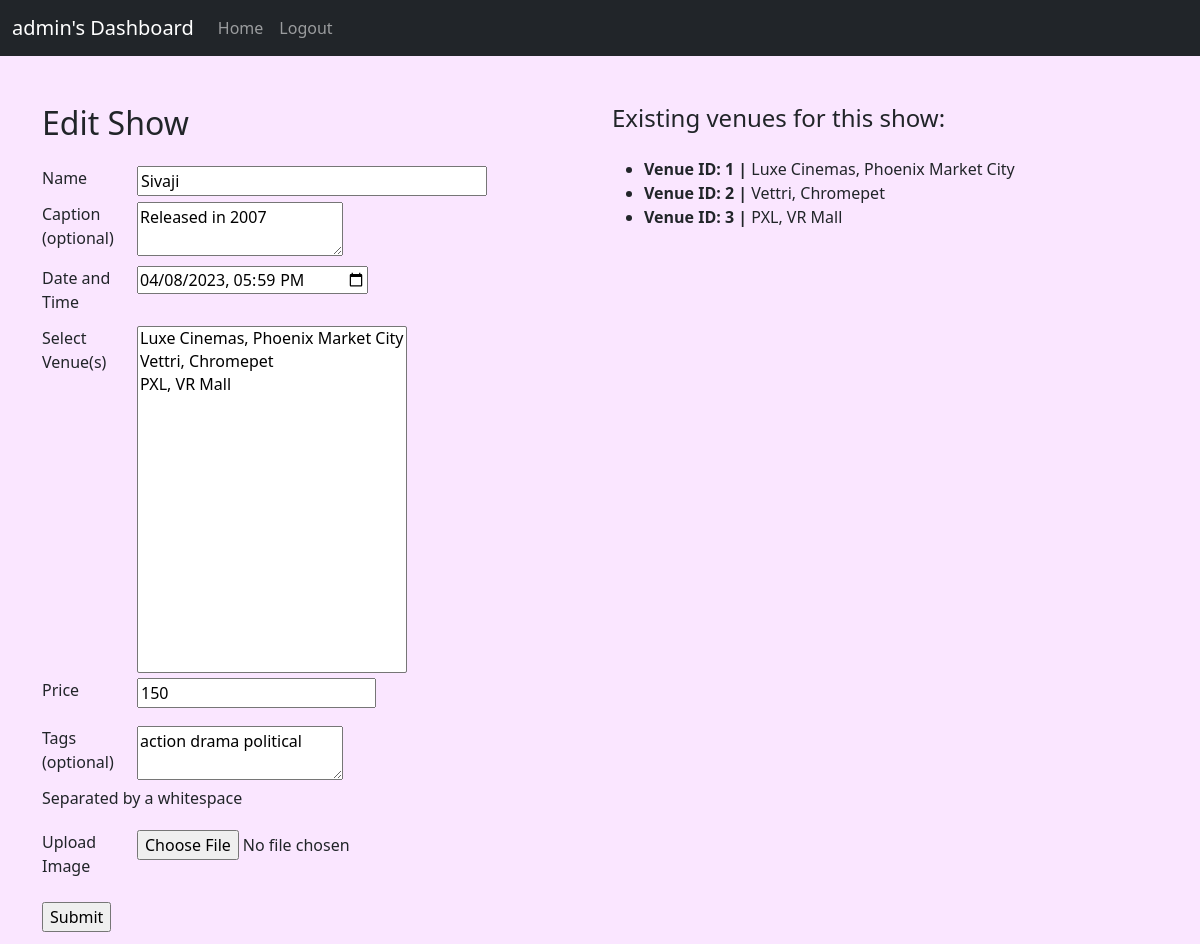
The app's page /edit_show/1 (signed in) with its own data.
### app/models.py (models this page shows, shortened)
class User(UserMixin,db.Model):
    id = db.Column(db.Integer, primary_key = True)
    username = db.Column(db.String(32), unique = True, nullable = False)
    password_hash = db.Column(db.String(128) , nullable = False)
    bookings = db.relationship('Booking', backref = 'user', lazy = 'dynamic')

class Show(db.Model):
    id = db.Column(db.Integer, primary_key = True)
    name = db.Column(db.String(32), index = True, nullable = False)
    caption = db.Column(db.String(128))
    timing = db.Column(db.DateTime, index = True, nullable = False)
    price = db.Column(db.Integer, index = True, nullable = False)
    rating = db.Column(db.Integer, nullable = True)
    rated_bookings = db.Column(db.Integer, default = 0)
    pic = db.Column(db.LargeBinary)
    tags = db.relationship('Tag', backref = 'show', lazy = 'dynamic', cascade = 'all, delete')
    bookings = db.relationship('Booking', backref = 'show', lazy = 'dynamic', cascade = 'all, delete')
    __table_args__ = (UniqueConstraint('name', 'timing', name='u_show_name_timing'),)

class Venue(db.Model):
    id = db.Column(db.Integer, primary_key = True)
    name = db.Column(db.String(32), index = True, nullable = False)
    location = db.Column(db.String(64), index = True, nullable = False)
    caption = db.Column(db.String(128))
    capacity = db.Column(db.Integer, nullable = False)
    pic = db.Column(db.LargeBinary)
    shows = db.relationship('Show', secondary = 'show_venue', backref = 'venues', lazy = 'dynamic')
    bookings = db.relationship('Booking', backref = 'venue', cascade = 'all, delete')
    __table_args__ = (UniqueConstraint('name', 'location', name='u_venue_name_loc'),)

### app/routes.py (the view)
    def wrapper_func(*args, **kwargs):
        if current_user.username != "admin":
            flash("Access denied. No admin privileges for {}".format(current_user.username))
            return redirect(url_for('index'))
        else:
            return my_route(*args, **kwargs)

### app/forms.py (shortened to what this page needs)
class ShowForm(FlaskForm):
    name = StringField('Name', validators=[DataRequired()])
    caption = TextAreaField('Caption (optional)')
    venue = SelectMultipleField('Select Venue(s)', validators=[DataRequired()])
    timing = DateTimeLocalField('Date and Time', validators=[DataRequired()], format="%Y-%m-%dT%H:%M")
    price = IntegerField('Price', validators=[DataRequired()])
    tags = TextAreaField('Tags (optional)')
    pic = FileField('Upload Image',validators=[FileAllowed(['jpg', 'jpeg', 'png'])], default=None)
    submit = SubmitField('Submit')

### app/models.py (called while the page is built)
@login.user_loader
def load_user(id):
    return User.query.get(int(id))

### app/routes.py (called while the page is built, shortened)
def check_admin_decor(my_route):
    def wrapper_func(*args, **kwargs):
        if current_user.username != "admin":
            flash("Access denied. No admin privileges for {}".format(current_user.username))
            return redirect(url_for('index'))
        else:
            return my_route(*args, **kwargs)
    wrapper_func.__name__ = my_route.__name__
    return wrapper_func

@app.route('/edit_show/<int:show_id>', methods=['GET','POST'])
@login_required
@check_admin_decor
def edit_show(show_id):
    show_to_edit = Show.query.get_or_404(show_id)
    form = ShowForm()
    existing_venues = []
    for venue in show_to_edit.venues:
        existing_venues.append(venue)
    venue_choices = []
    for venue in Venue.query.all():
        venue_choices.append((venue.id, '{}, {}'.format(venue.name, venue.location) ))
    form.venue.choices = venue_choices
    form.process(obj = show_to_edit)
    existing_tags = ""
    for tag_obj in show_to_edit.tags:
        existing_tags += tag_obj.tag + " "
    form.tags.data = existing_tags
    return render_template('create_show.html', title = 'Edit Show', form = form, existing_venues=existing_venues)

### app/templates/create_show.html (shortened to what this page needs)
{% extends "base.html" %}
{% block content %}
<div class="container">
    <div class="row">
        <div class="col">
            <h2 class="mb-4">{{title}}</h2>
            <form action="" method="POST" enctype="multipart/form-data" novalidate onsubmit="return showConfirmation()">
                <div class="row mb-1">
                    <div class="col-2">
                        <label for="name" class="form-label">{{form.name.label}}</label>
                    </div>
                    <div class="col" id="name">{{form.name(size=32)}}
                    </div>
                </div>
                <div class="row mb-1">
                    <div class="col-2">
                        <label for="caption" class="form-label">{{form.caption.label}}</label>
                    </div>
                    <div class="col" id="caption">{{form.caption() }}
                    </div>
                </div>
                <div class="row mb-1">
                    <div class="col-2">
                        <label for="timing" class="form-label">{{form.timing.label}}</label>
                    </div>
                    <div class="col" id="timing">{{form.timing() }}
                    </div>
                </div>
                <div class="row mb-1">
                    <div class="col-2">
                        <label for="location" class="form-label">{{form.venue.label}}</label>
                    </div>
                    <div class="col" id="location">{{form.venue(size=15) }}
                    </div>
                </div>
                <div class="row mb-3">
                    <div class="col-2">
                        <label for="price" class="form-label">{{form.price.label}}</label>
                    </div>
                    <div class="col" id="price">{{ form.price() }}
                    </div>
                </div>
                <div class="row mb-1">
                    <div class="col-2">
                        <label for="location" class="form-label">{{form.tags.label}}</label>
                    </div>
                    <div class="col" id="location">{{form.tags() }}
                    </div>
                    <p>Separated by a whitespace</p>
                </div>
                <div class="row mb-3">
                    <div class="col-2">
                        <label for="pic" class="form-label">{{form.pic.label}}</label>
                    </div>
                    <div class="col" id="pic">{{ form.pic() }}
                    </div>
                </div>
                <div class="row mb-1">
                    <div class="col-2">
                        <label for="submit" class="form-label">{{form.submit()}}</label>
                    </div>
                </div>
            </form>
        </div>
        <div class="col">
            {%if existing_venues %}
                <h4 class="mb-4">Existing venues for this show:</h4>
                <ul class="mb-4">
                    {% for venue in existing_venues %}
                        <li><span style="font-weight: bold;">Venue ID: {{venue.id}} | </span>{{venue.name}}, {{venue.location}}</li>
                    {% endfor %}
                </ul>
            {% endif %}
        </div>
    </div>
</div>
{% endblock %}

### app/templates/base.html (shortened to what this page needs)
<!doctype html>
<html lang="en">
    <head>
        <link href="https://cdn.jsdelivr.net/npm/bootstrap@5.3.0-alpha1/dist/css/bootstrap.min.css" rel="stylesheet">
    </head>
  <body  style="background-color: #fae6ff;">
    <nav class="navbar navbar-expand-lg bg-dark mb-5" data-bs-theme="dark" >
      <div class="container-fluid ">
        <a class="navbar-brand" href="{{url_for('dashboard')}}">{% if current_user.is_authenticated %}{{ current_user.username }}'s Dashboard{% else %}{{title}}{% endif %}</a>
        <div class="collapse navbar-collapse ">
          <div class="navbar-nav">
            <a class="nav-link "  href="{{ url_for('index') }}">Home</a>
            {% if current_user.is_anonymous %}
              <a class="nav-link" href="{{ url_for('login') }}">Login</a>
            {% else %}
              <a class="nav-link" href="{{ url_for('logout') }}">Logout</a>
            {% endif %}
          </div>
        </div>
      </div>
    </nav>
        {% block content %}{% endblock %}
  </body>
</html>

### records on screen
User: username "admin"
Show: name "Sivaji", caption "Released in 2007", timing "04/08/2023 17:59", price "150"
Venue: id "1", name "Luxe Cinemas", location "Phoenix Market City"
Venue: id "2", name "Vettri", location "Chromepet"
Venue: id "3", name "PXL", location "VR Mall"

### other values on screen
{{ title }} "Edit Show"
